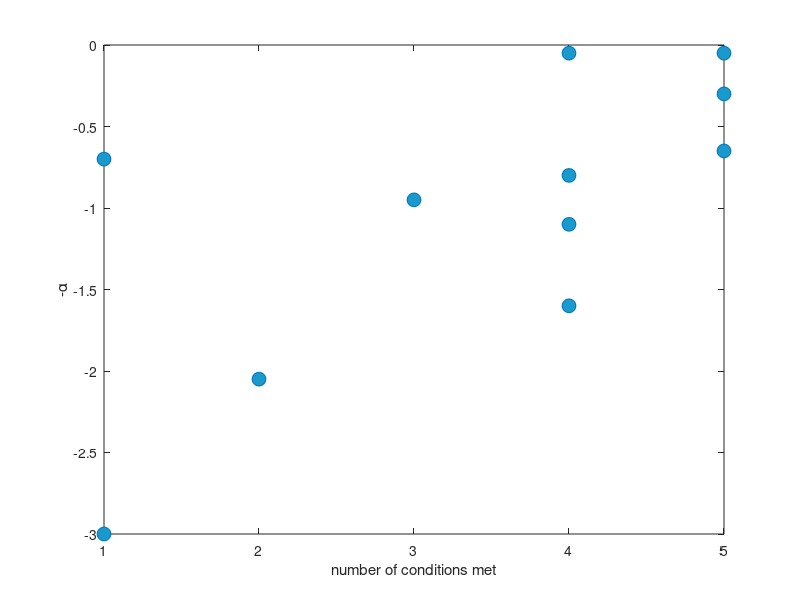

The MATLAB script that drew this image:
a = [5    4   3    1   1 4   2    4   5   4    5];    % number of conditions met
b = [0.05 1.1 0.95 0.7 3 0.8 2.05 1.6 0.3 0.05 0.65]; % D_E max
n3 = [4 3 2 4 2 3 2 3 4 4 3];

figure;hold
plot(a,-b,'o','MarkerSize',10,'MarkerFaceColor',[0.1 0.6 0.8])
xlabel('number of conditions met')
ylabel('-\alpha')
box on

[R,P] = corrcoef(-a,b);

R(2)
P(2)
